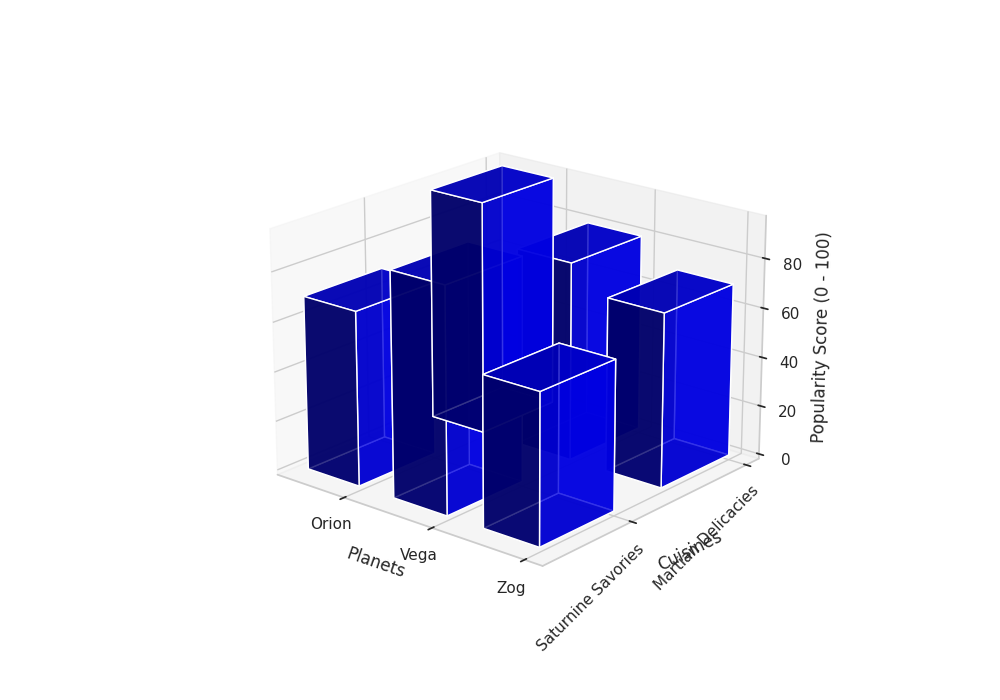

Recreate this plot in Python.
import numpy as np
import matplotlib.pyplot as plt
from mpl_toolkits.mplot3d import Axes3D

planets = ['Zog', 'Vega', 'Orion']
cuisines = ['Martian Delicacies', 'Saturnine Savories']
popularity_scores = np.array([
    [70, 90],
    [60, 95],
    [80, 70]
])

fig = plt.figure(figsize=(10, 7))
ax = fig.add_subplot(111, projection='3d')

xpos, ypos = np.meshgrid(np.arange(len(planets)), np.arange(len(cuisines)), indexing="ij")
xpos = xpos.flatten()
ypos = ypos.flatten()
zpos = np.zeros_like(xpos)

dx = dy = 0.6
dz = popularity_scores.flatten()

# Changed to use a single consistent color; let's choose 'blue'
single_color = 'blue'

for i, (_, score_row) in enumerate(zip(planets, popularity_scores)):
    ax.bar3d(xpos[i::len(planets)], ypos[i::len(planets)], zpos[i::len(planets)], dx, dy, score_row, color=single_color, alpha=0.8)

ax.set_xticks(np.arange(len(planets)))
ax.set_yticks(np.arange(len(cuisines)))
ax.set_xticklabels(planets)
ax.set_yticklabels(cuisines, rotation=45, ha='right')
ax.set_xlabel('Planets')
ax.set_ylabel('Cuisines')
ax.set_zlabel('Popularity Score (0 - 100)')

ax.view_init(elev=20, azim=130)

plt.show()
